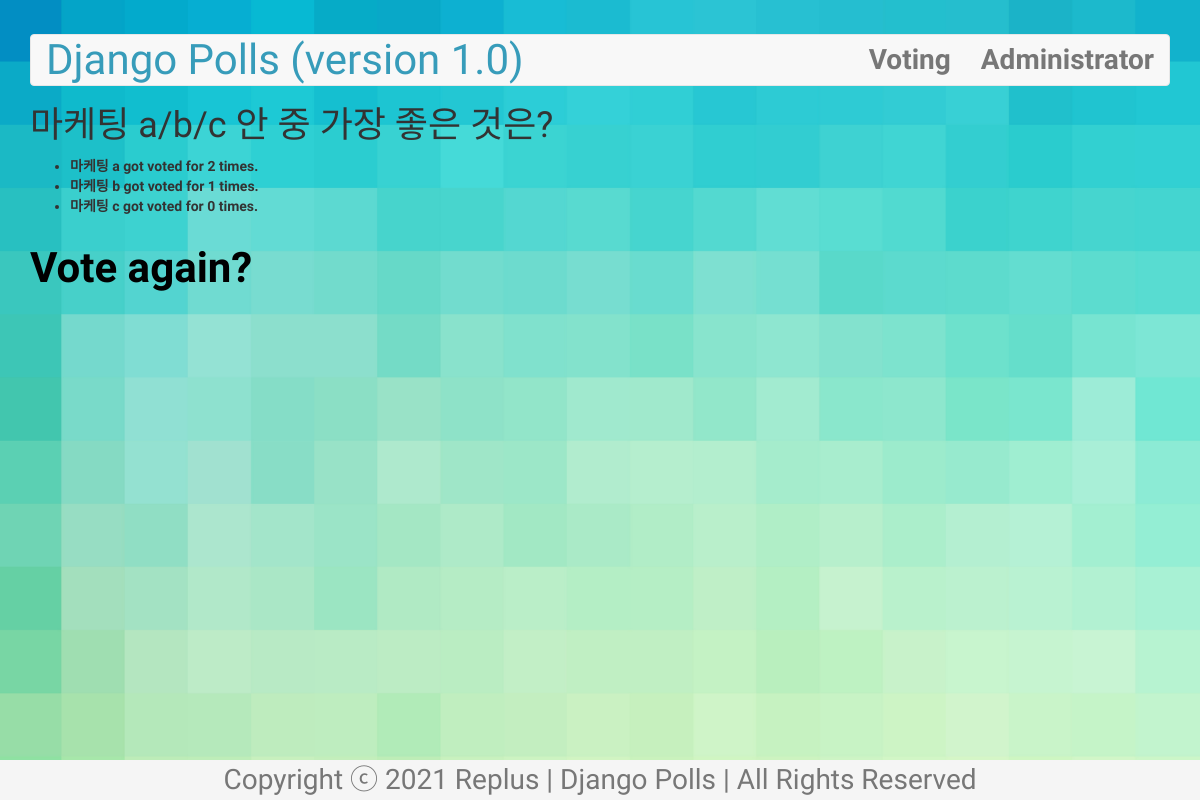
The app's page /polls/3/results/, older data.
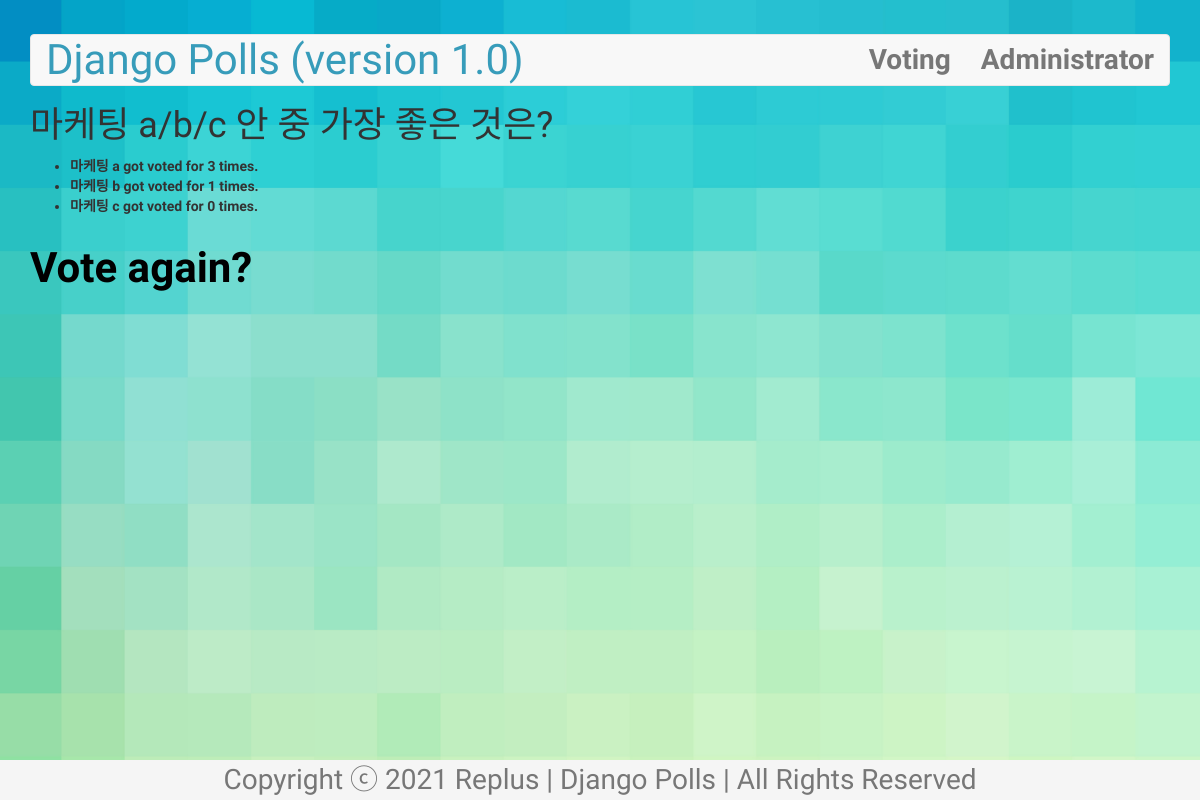
The same page, newer data.
### polls/models.py (models this page shows, shortened)
class Question(models.Model): # DB Table for 설문조사 주제
    question_text = models.CharField(max_length=200) # 설문조사 주제 텍스트
    pub_date = models.DateTimeField('date published') # ‘date published’ : 관리자 페이지에서 보여질 항목명qq
    def was_published_recently(self):
        now = timezone.now()
        return now >= self.pub_date >= now - datetime.timedelta(days=1)
    was_published_recently.boolean = True
    was_published_recently.admin_order_field = 'pub_date'
    was_published_recently.short_description = 'Published recently?'

class Choice(models.Model): # DB Table for 설문조사 주제별 선택지 (+ 선택지마다의 득표 수)
    question = models.ForeignKey(Question, on_delete=models.CASCADE) # 설문조사 주제의 id 값
    choice_text = models.CharField(max_length=200) # 설문조사 주제에 대한 선택지 텍스트
    votes = models.IntegerField(default=0) # 해당 선택지의 득표 수

### polls/views.py (the view)
# urls.py: path('<int:question_id>/results/', views.results, name='results'),
def results(request, question_id):
    question = get_object_or_404(Question, pk=question_id)
    return render(request, 'polls/result.html', {'question': question})

### polls/templates/polls/result.html
{% extends 'polls/base.html' %}
{% block content %}
<h1>{{ question.question_text }}</h1>
<ul>
  {% for choice in question.choice_set.all %}
  <li>{{ choice.choice_text }} got voted for {{ choice.votes }} times.</li>
  {% endfor %}
</ul>
<a href="{% url 'polls:detail' question.id %}">Vote again?</a>
{% endblock %}

### polls/templates/polls/base.html (shortened to what this page needs)
{% load static %}
<!DOCTYPE html>
<html lang="ko">
<head>
  <link href="//maxcdn.bootstrapcdn.com/bootstrap/3.3.7/css/bootstrap.min.css" rel="stylesheet">
  <link rel="stylesheet" type="text/css" href="{% static 'polls/style.css' %}" />
</head>
<body>
  <div class="container">
    <nav class="navbar navbar-default">
      <div class="container-fluid">
        <div class="navbar-header">
          <span class="navbar-brand">Django Polls (version 1.0)</span>
        </div>
        <ul class="nav navbar-nav">
          <li><a href = "{% url 'polls:index' %}">Voting</a></li>
          <li class="navbar-right"><a href = "{% url 'admin:index' %}">Administrator</a></li>
        </ul>
      </div>
    </nav>
<div>
      {% block content %}
      {% endblock %}
    </div>
  </div>
  <footer class="footer">
    <div class="container">
      <p class="text-muted">Copyright ⓒ 2021 Replus | Django Polls | All Rights Reserved</p>
    </div>
  </footer>
</body>
</html>

### polls/static/polls/style.css (style rules this page uses)
body { background-image: url("images/main_bg.jpg"); background-size: cover; font-family: 'Do Hyeon', "Noto Sans KR", "Titillium Web", "Helvetica", sans-serif; }
a { color: black; text-decoration: none; font-weight: 900; font-size:3em; line-height: 2em; }
h2, li { font-weight: 600; }
.navbar-default { margin-top: 3%; }
.navbar-brand { font-size: 3em; color: #379CBA !important; }
.navbar-nav { float: right; }
.navbar-nav > li > a { font-size: 2em; }
.footer { z-index: 999; position: fixed; bottom: 0; width: 100%; margin-top: 350px; text-align: center; height: 40px; background-color: #f5f5f5; font-size: 2em; }

Row changes from the older to the newer data that the page shows:
changed Choice "마케팅 a": votes "2" → "3"
